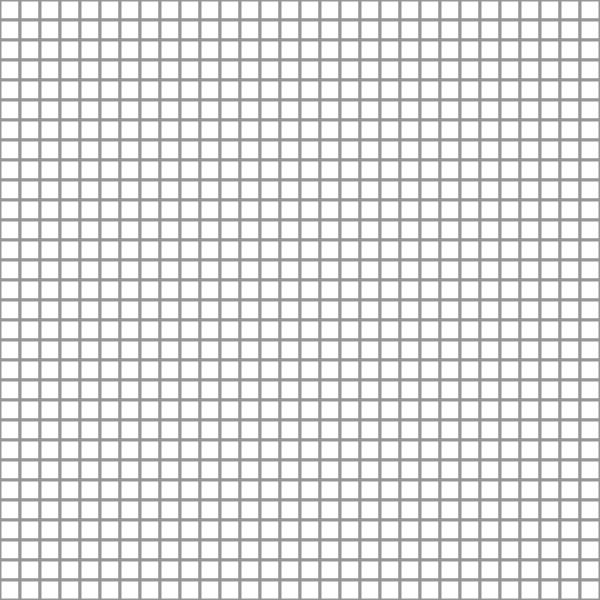
Frame 1 (no input)
Frame 60 (no input): identical to frame 1, image omitted
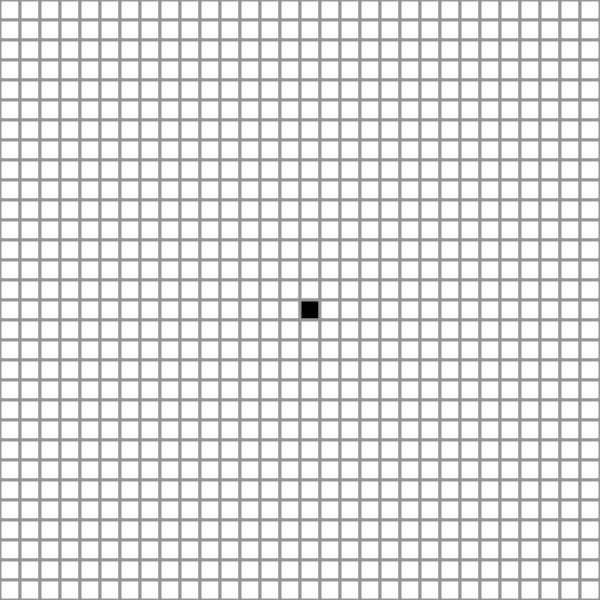
Frame 120 (the mouse pressed at the canvas centre since frame 60)

The p5.js sketch that drew these frames (run headless with seeded random() and noise() and a simulated clock; from frame 60 on, the mouse is pressed at the canvas centre):

// p5.js sketch
// ── sketch.js
let res;
let cols;
let rows;
let grid = []; 
let clicking = false;
let clickState = 0;
let x;
let y;
let pause = true;

function setup(){
  createCanvas(600, 600);
  res = 20;
  cols = width/res;
  rows = height/res;
  
  grid = new Array(cols);
  for(let i = 0; i < cols; i++){
    grid[i] = new Array(rows); 
  }
  
  let choice = [0 , 1];
  for(let i = 0; i < cols; i++){
    for(let j = 0; j < rows; j++){
      grid[i][j] = 0;//random(choice);
    }
  }

  
}

function draw(){
  frameRate(20);
  background(0);
  stroke(150);
  strokeWeight(3);
  
  x = floor(mouseX/res);
  y = floor(mouseY/res);
  
  if(clicking){
    grid[x][y] = clickState;
  }
  render_grid(grid);
  
  if(!pause){
    grid = calc_nextGen(grid);
  }
}

function mousePressed(){
  clickState = (grid[x][y] + 1)%2;
  clicking = true;
}

function mouseReleased(){
  clicking = false;
}

function keyPressed(){
  if(key == ' '){
    pause = !pause;
  }
  if(key == 'r'){
    reset();
  }
}

function reset(){
  pause = true;
  for(let i = 0; i < grid.length; i++){
    for(let j = 0; j < grid[i].length; j++){
      grid[i][j] = 0;
    }
  }
}

function calc_nextGen(grid){
  let next = new Array(cols);
  for(let i = 0; i < cols; i++){
    next[i] = new Array(rows);
  }
  
  for(let i = 0; i < cols; i ++){
    for(let j = 0; j < rows; j++){
      let state = grid[i][j];
      let ncount = calc_neighbors(grid, i ,j);
      let newState = state;
      if(state == 1){
        if(ncount < 2){
          newState = 0;
        }
        else if(ncount >= 2 && ncount <= 3){
          newState = 1;
        }
        else if(ncount > 3){
          newState = 0;
        }
        
      } else {
        if(ncount == 3){
          newState = 1;
        }
      }
      next[i][j] = newState;
    }
  }
  return next; 
}

function calc_neighbors(grid, x ,y){
  let count = 0;
  // count += grid[i - 1][j + 1];
  // count += grid[i][j + 1];
  // count += grid[i + 1][j + 1];
  // count += grid[i + 1][j];
  // count += grid[i + 1][j];
  // count += grid[i - 1][j - 1];
  // count += grid[i][j - 1];
  // count += grid[i + 1][j - 1];
  for(let i = -1; i < 2; i++){
    for(let j = -1; j < 2; j++){
      count += grid[(x+i+cols)%cols][(y + j + rows)%rows];
    }
  }
  if(grid[x][y] == 1){
    count -= 1;
  }
  return count; 
}

function render_grid(grid){
   for(let i = 0; i < cols; i++){
    for(let j = 0; j < rows; j++){
      if(grid[i][j] == 0){
        fill(255);
      }
      else if(grid[i][j] == 1){
        fill(0);
      }
      rect(i * res, j * res, res, res);
    }
  }
}
